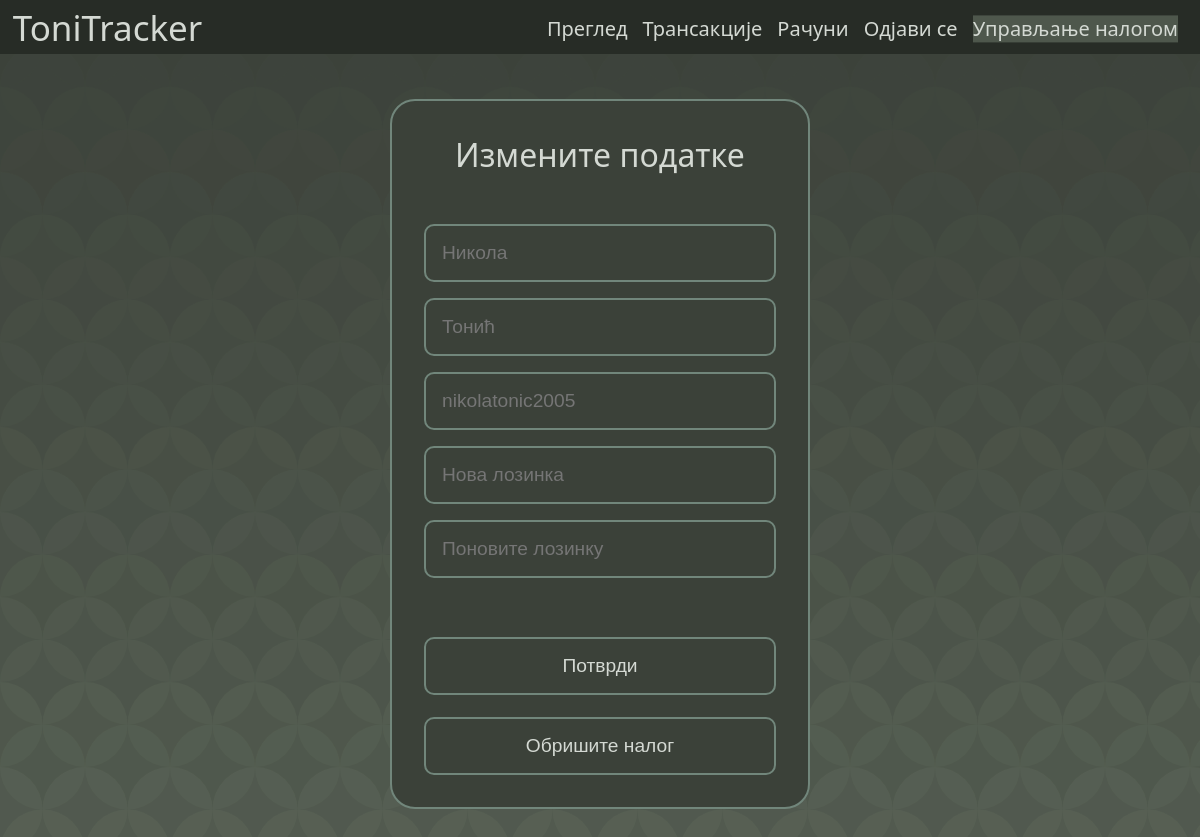
Page /manageAccount.php (signed in) on the committed database.
### tables this page shows
CREATE TABLE korisnik (id INTEGER PRIMARY KEY AUTOINCREMENT NOT NULL, ime TEXT NOT NULL, prezime TEXT NOT NULL, email TEXT NOT NULL, password TEXT NOT NULL, stanje NUMERIC NOT NULL);

### writeFuncs/writeManageAccount.php (the view, shortened to what this page needs)
<?php
function ispisi($korisnik)
{
    echo <<<HTML
    <script>
    function potvrdi() {
        if (confirm('Јесте ли сигурни?')) {
            window.location = "deleteUser.php";
        }
        else {
            window.location = "manageAccount.php";
        }
    }
    </script>
    <header>
        <div class="naslov">
            <a href="main.php">ToniTracker</a>
        </div>
        <div class="nav">
            <a id="pregled" href="main.php">Преглед</a>
            <a href="transactions.php">Трансакције</a>
            <a href="accounts.php">Рачуни</a>
            <a href="logout.php">Одјави се</a>
            <a id="manage" href="manageAccount.php">Управљање налогом</a>
    </div>
    </header>
    <main>
        <form method="post">
            <div class="naslov-div"><span>Измените податке</span></div>
            <div class="login-div">
                <input placeholder=$korisnik[ime] name="ime">
            </div>
            <div class="login-div">
                <input placeholder=$korisnik[prezime] name="prezime">
            </div>
            <div class="login-div">
                <input placeholder=$korisnik[email] name="email">
            </div>
            <div class="login-div">
                <input placeholder="Нова лозинка" name="password" type="password" />
            </div>
            <div class="login-div">
                <input placeholder="Поновите лозинку" name="repassword" type="password" />
            </div>
            <div class="reg-div">
                <span></span>
                <br>
            </div>
            <div class="login-button-div">
                <button type="submit" name="change">Потврди</button>  <br><br>
                <button type="button" onclick="potvrdi()">Обришите налог</button>
            </div>
        </form>
    </main>
    HTML;
}

### css/manageAccount.css (style rules this page uses)
body { background-color: #3b4139; background-attachment: fixed; background-size: contain; font-family: "Segoe UI", Tahoma, Geneva, Verdana, sans-serif; color: #d4d9d3; margin: 0; height: 100vh; }
main { display: flex; height: 100%; justify-content: center; align-items: center; }
header { display: flex; align-items: center; background-color: #272c26; padding-left: 7px; padding-right: 7px; padding-bottom: 7px; }
.naslov { font-size: 35px; color: #d4d9d3; transform: translate(3%, 9%); }
.naslov a { color: #d4d9d3; text-decoration: none; }
.nav { margin-left: auto; }
.nav a { background-color: inherit; float: left; border: none; cursor: pointer; transition: 0.3s; font-size: 20px; color: #d4d9d3; margin-right: 15px; transform: translate(0%, 20%); text-decoration: none; }
#manage { background-color: #4e574c; }
form { background-color: #3b4139; padding: 2rem; border: 2px solid #71867b; border-radius: 25px; height: auto; width: 22rem; display: flex; flex-direction: column; justify-content: center; }
form .login-div { margin-top: 1rem; display: flex; flex-direction: column; }
form .login-div input { font-size: 1.2rem; background-color: #3b4139; color: #d4d9d3; border: 2px solid #71867b; border-radius: 10px; padding: 1rem; }
form .reg-div { display: flex; margin-top: 1rem; flex-direction: row; justify-content: space-between; font-size: 1.2rem; margin-bottom: 1rem; }
form .naslov-div { display: flex; font-size: 2rem; align-items: center; justify-content: center; margin-bottom: 2rem; }
form .login-button-div button { background-color: #3b4139; color: #d4d9d3; border: 2px solid #71867b; padding: 1rem; border-radius: 10px; font-size: 1.2rem; width: 100%; transition: 0.2s; }

### rows in the picture
korisnik: ime "Никола", prezime "Тонић", email "nikolatonic2005"
